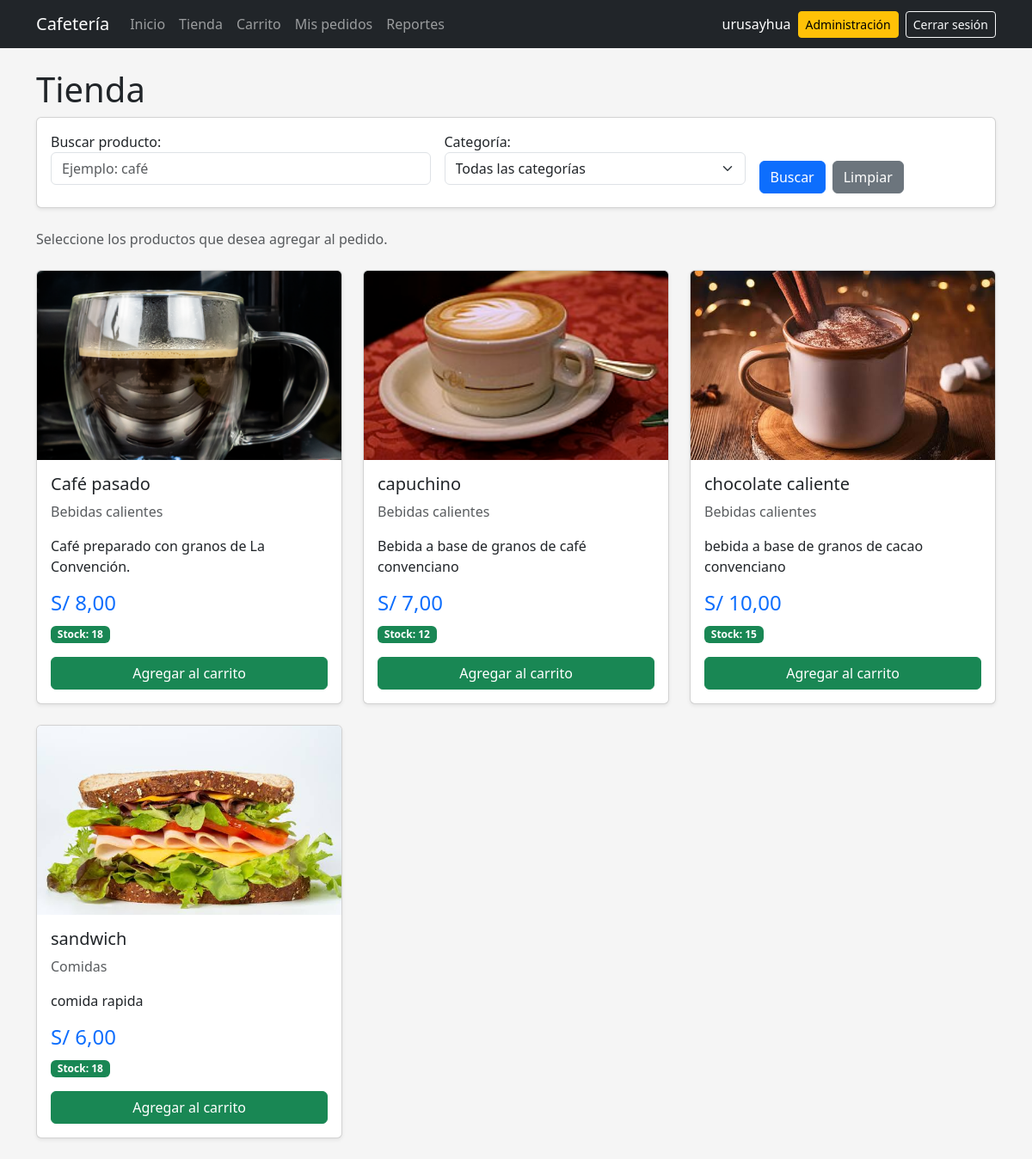
The app's page /tienda/ (signed in), older data.
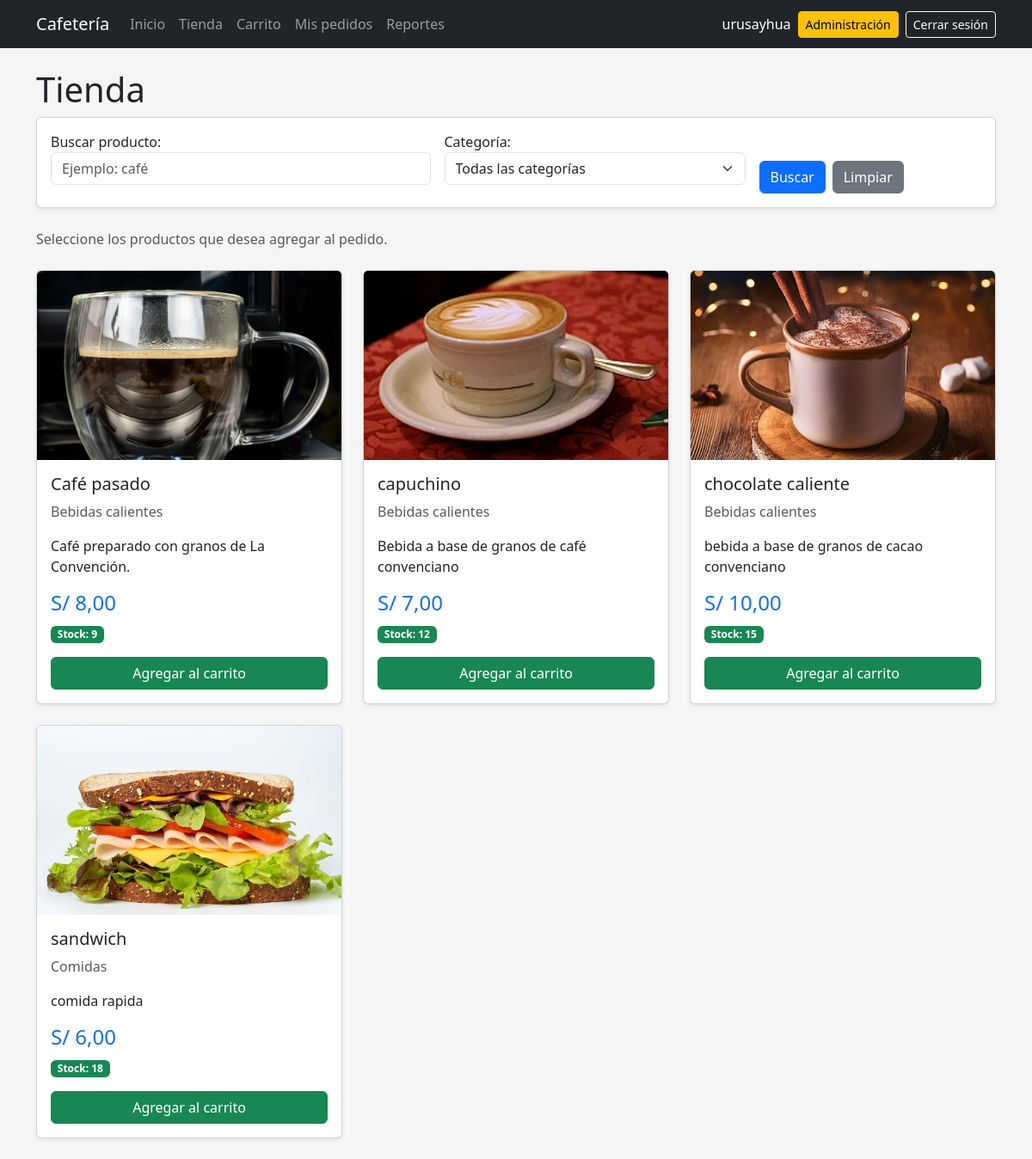
The same page, newer data.
### pedidos/models.py (models this page shows, shortened)
class Producto(models.Model):
    nombre = models.CharField(max_length=100)
    descripcion = models.TextField(blank=True)
    categoria = models.ForeignKey(
        Categoria,
        on_delete=models.SET_NULL,
        null=True,
        blank=True,
        related_name="productos",
    )
    precio = models.DecimalField(
        max_digits=8,
        decimal_places=2,
    )
    stock = models.PositiveIntegerField(default=0)
    imagen = models.ImageField(
        upload_to="productos/",
        blank=True,
    )
    activo = models.BooleanField(default=True)
    class Meta:
        ordering = ["nombre"]

class Categoria(models.Model):
    nombre = models.CharField(max_length=100)
    descripcion = models.TextField(blank=True)
    activo = models.BooleanField(default=True)
    def __str__(self):
        return self.nombre
    class Meta:
        verbose_name = "Categoría"
        verbose_name_plural = "Categorías"
        ordering = ["nombre"]

### pedidos/views.py (the view, shortened to what this page needs)
@login_required
def tienda(request):
    productos = (
        Producto.objects
        .filter(
            activo=True
        )
        .select_related(
            "categoria"
        )
        .order_by(
            "nombre"
        )
    )
    form = ProductoFiltroForm(
        request.GET or None
    )
    return render(
        request,
        "tienda/lista.html",
        {
            "productos": productos,
            "form": form,
        },
    )

### pedidos/forms.py
class ProductoFiltroForm(forms.Form):
    busqueda = forms.CharField(
        required=False,
        label="Buscar producto",
        widget=forms.TextInput(
            attrs={
                "class": "form-control",
                "placeholder": "Ejemplo: café",
            }
        ),
    )
    categoria = forms.ModelChoiceField(
        required=False,
        queryset=Categoria.objects.filter(
            activo=True
        ).order_by("nombre"),
        empty_label="Todas las categorías",
        label="Categoría",
        widget=forms.Select(
            attrs={
                "class": "form-select",
            }
        ),
    )

### pedidos/templates/tienda/lista.html (shortened to what this page needs)
{% extends "base.html" %}
{% block content %}
<div class="mb-4">
    <h1>
        Tienda
    </h1>
<div class="card mb-4 shadow-sm">
    <div class="card-body">
        <form method="get">
            <div class="row g-3 align-items-end">
                <div class="col-md-5">
                    {{ form.busqueda.label_tag }}
                    {{ form.busqueda }}
                </div>
                <div class="col-md-4">
                    {{ form.categoria.label_tag }}
                    {{ form.categoria }}
                </div>
                <div class="col-md-3">
                    <div class="d-flex gap-2">
                        <button
                            type="submit"
                            class="btn btn-primary"
                        >
                            Buscar
                        </button>
                        <a
                            href="{% url 'tienda' %}"
                            class="btn btn-secondary"
                        >
                            Limpiar
                        </a>
                    </div>
                </div>
            </div>
        </form>
    </div>
</div>
    <p class="text-muted">
        Seleccione los productos
        que desea agregar al pedido.
    </p>
</div>
<div class="row g-4">
{% for producto in productos %}
<div class="col-md-6 col-lg-4">
    <div class="card h-100 shadow-sm">
        {% if producto.imagen %}
        <img
            src="{{ producto.imagen.url }}"
            class="card-img-top producto-imagen"
            alt="{{ producto.nombre }}"
        >
        {% else %}
        <div class="producto-sin-imagen">
            Sin imagen
        </div>
        {% endif %}
        <div class="card-body">
            <h5 class="card-title">
                {{ producto.nombre }}
            </h5>
            <p class="text-muted">
                {% if producto.categoria %}
                    {{ producto.categoria.nombre }}
                {% else %}
                    Sin categoría
                {% endif %}
            </p>
            <p>
                {{ producto.descripcion }}
            </p>
            <h4 class="text-primary">
                S/ {{ producto.precio }}
            </h4>
            {% if producto.stock > 0 %}
            <p>
                <span class="badge text-bg-success">
                    Stock:
                    {{ producto.stock }}
                </span>
            </p>
            <form
                method="post"
                action="{% url 'agregar_producto' producto.id %}"
            >
                <button
                    type="submit"
                    class="btn btn-success w-100"
                >
                    Agregar al carrito
                </button>
            </form>
            {% endif %}
        </div>
    </div>
</div>
{% empty %}
<div class="col-12">
    <div class="alert alert-info">
        No existen productos disponibles.
    </div>
</div>
{% endfor %}
</div>
{% endblock %}

Row changes from the older to the newer data that the page shows:
changed Producto "Café pasado": stock "18" → "9"
